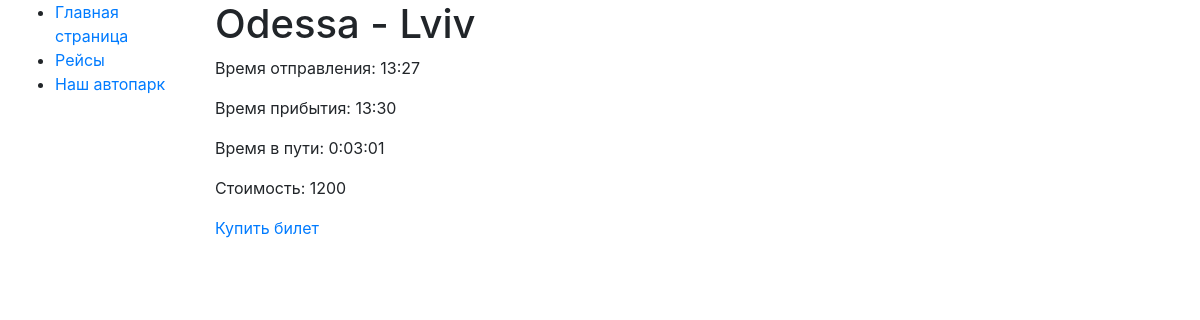
/flight/2/, run on the app's committed database.
### app/models.py (models this page shows, shortened)
class Flight(models.Model):
    name = models.CharField(max_length=255)
    departure_time = models.DateTimeField()
    arrival_time = models.DateTimeField()
    cost = models.IntegerField()
    car = models.ForeignKey(Car, on_delete=models.CASCADE)

### app/views.py (the view)
# urls.py: path("flight/<int:pk>/", FlightDetailViews.as_view(), name="flight-detail"),
class FlightDetailViews(generic.DetailView):
    model = Flight

### templates/app/flight_detail.html
{% extends "base.html" %}
{% load mathfilters %}
{% block content %}
  <h1>{{ flight.name }}</h1>
  <p>Время отправления: {{ flight.departure_time|date:"H:i" }}</p>
  <p>Время прибытия: {{ flight.arrival_time|date:"H:i" }}</p>
  <p>Время в пути: {{ flight.arrival_time|sub:flight.departure_time }}</p>
  <p>Стоимость: {{ flight.cost }}</p>
  <a href="{% url 'app:flight-order' pk=flight.id%}">Купить билет</a>
{% endblock %}

### data on the page
Flight: name "Odessa - Lviv", departure_time "13:27", arrival_time "13:30", arrival_time|sub "0:03:01", cost "1200"
